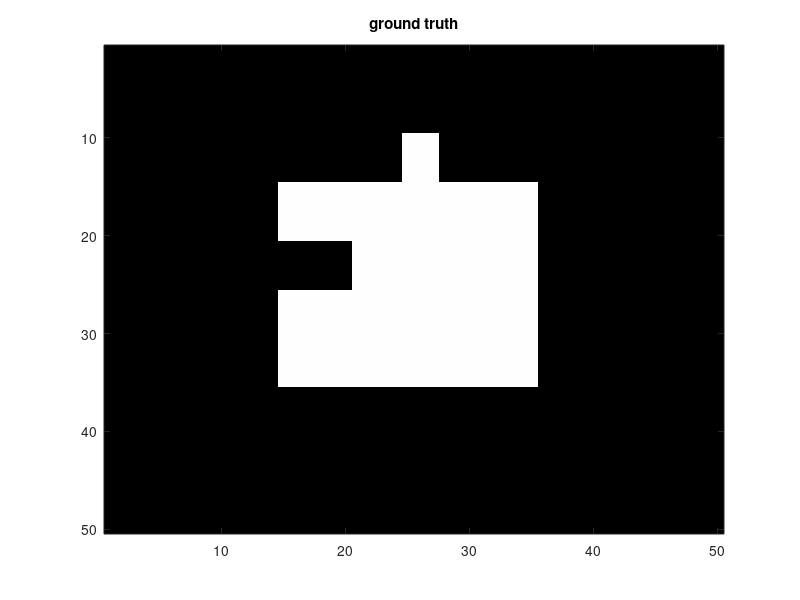

The MATLAB source for this figure: (Note: this script raises an error after producing the figure.)
clear all
close all
clc
global r c Edges

sigma = 1;
maxiter = 200;
mindist=2.1;
gamma=0.35;
r=50; c=50; d=1;
slc = r*c;
img = zeros(r,c,d);
img(15:35,15:35) = 1;
img(21:25,10:20) = 0;
img(10:14,25:27) = 1;
figure(1); clf; colormap(gray(256));
image(255*img);
title('ground truth');
img = .5 - img;
g = fspecial('gaussian',[5,5],sigma);
imgblur = conv2(img,g,'same');

% [Y,X,Z] = meshgrid(1:c,1:r,1:d);
[Y,X]  = meshgrid(1:c,1:r);
Y = Y(:);
X = X(:);
Edges =[Y<c,Y>1,X<r,X>1].*(repmat([1:r*c]',[1,4]) +repmat([r,-r,1,-1],[r*c,1]));

grad = Gradient(imgblur,1:r*c*d);
ngrad = reshape(sum(grad.*grad),[r,c]);
speed = exp(-ngrad/(.08));
figure(2); clf; colormap(gray(256));
image(speed*1000);
title('speed');

gradspeed = Gradient(speed,1:r*c*d);
hold on;
quiver(reshape(gradspeed(1,:),[r,c]),reshape(gradspeed(2,:),[r,c]))

dmap = ones(size(img));
dmap(20:30,24:32)=-1;
iter = 0;
nb = [];

while iter<maxiter
    iter = iter+1;
    figure(2);clf; colormap(gray(256))
    hold off
    image(speed*1000);
    hold on;
    contour(dmap,[0,0],'r');
    title('speed');
    drawnow;
    
    [dmap,nbin,nbout] = FastMarch(dmap,mindist,1,nb);
    figure(3);clf; colormap(gray(256))
    hold off;
    image(dmap*10+127);
    hold on;
    contour(dmap,[0,0],'r');
    title(['distance map iter=',num2str(iter)])
    drawnow;
    nb.q = [nbin.q(:,1:nbin.len),nbout.q(:,1:nbout.len)];
    nb.len = nbin.len+nbout.len;
    
    [kappa,ngrad,grad] = Curvature_mmrk(dmap,nb);
    figure(4); clf; colormap(gray(256))
    curvature = zeros(size(dmap));
    curvature(nb.q(1,(nb.q(2,1:nb.len)<=1))) = kappa(nb.q(2,1:nb.len)<=1);
    image(curvature*500+127);
    title('curvature');
    drawnow;
    
%     speedc = -speed(nb.q(1,1:nb.len)).*(ngrad).*(kappa+gamma);
    node=nb.q(1,1:nb.len);
    speedc = -speed(node).*(ngrad).*(kappa+gamma) +sum(grad.*gradspeed(:,node));

    dt = 1/max(abs(speedc(:)));
    dmap(nb.q(1,1:nb.len)) = dmap(nb.q(1,1:nb.len)) + dt*speedc;
end

[dmap,nbin,nbout] = FastMarch(dmap,mindist,1,nb);
figure(2);clf; colormap(gray(256))
hold off
image(speed*1000);
title('speed');
hold on;
contour(dmap,[0,0],'r');
figure(1);clf; colormap(gray(256))
hold on;
contour(dmap,[0,0],'r');
title('distance map');
